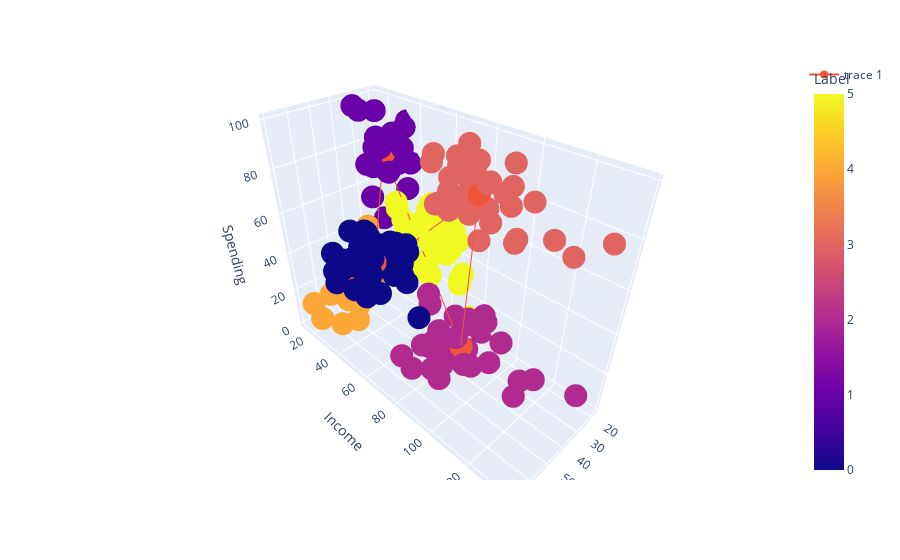

Notebook code for this chart:
### Markdown cell above
### Restart and Run All the cell

### Code cell
import plotly.express as px
fig = px.scatter_3d(data_frame=X2, x='Age', y='Income', z= 'Spending', color='Label')
fig.add_scatter3d(x=C2['Age'], y=C2['Income'], z=C2['Spending'])
fig.show()

### Figure 1 — Plotly figure (JSON) as saved in the notebook; plotly's stock layout.template omitted (floating-point values rounded to 4 significant figures; data arrays with more than 128 entries replaced by an {"elided": "..."} marker saying what was removed)
{"data": [{"hovertemplate": "Age=%{x}<br>Income=%{y}<br>Spending=%{z}<br>Label=%{marker.color}<extra></extra>", "legendgroup": "", "marker": {"color": {"elided": "200 int values"}, "coloraxis": "coloraxis", "symbol": "circle"}, "mode": "markers", "name": "", "scene": "scene", "showlegend": false, "type": "scatter3d", "x": {"elided": "200 int values"}, "y": {"elided": "200 int values"}, "z": {"elided": "200 int values"}}, {"type": "scatter3d", "x": [56.33, 25, 41.94, 32.69, 45.52, 26.79], "y": [54.27, 25.26, 88.94, 86.54, 26.29, 57.1], "z": [49.07, 77.61, 16.97, 82.13, 19.38, 48.13]}], "layout": {"coloraxis": {"colorbar": {"title": {"text": "Label"}}, "colorscale": [[0, "#0d0887"], [0.1111, "#46039f"], [0.2222, "#7201a8"], [0.3333, "#9c179e"], [0.4444, "#bd3786"], [0.5556, "#d8576b"], [0.6667, "#ed7953"], [0.7778, "#fb9f3a"], [0.8889, "#fdca26"], [1, "#f0f921"]]}, "legend": {"tracegroupgap": 0}, "margin": {"t": 60}, "scene": {"domain": {"x": [0, 1], "y": [0, 1]}, "xaxis": {"title": {"text": "Age"}}, "yaxis": {"title": {"text": "Income"}}, "zaxis": {"title": {"text": "Spending"}}}}}
